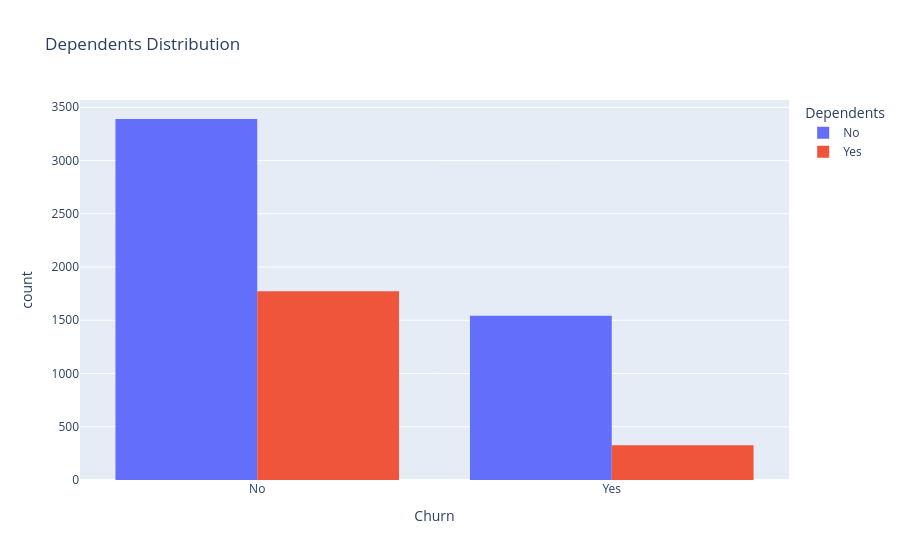

The cell this chart's notebook holds for it:
### Code cell
fig = px.histogram(df, x='Churn', color='Dependents', barmode='group', title='Dependents Distribution')
fig.show()

### Figure 1 — Plotly figure (JSON) as saved in the notebook; plotly's stock layout.template omitted (floating-point values rounded to 4 significant figures; data arrays with more than 128 entries replaced by an {"elided": "..."} marker saying what was removed)
{"data": [{"alignmentgroup": "True", "bingroup": "x", "hovertemplate": "Dependents=No<br>Churn=%{x}<br>count=%{y}<extra></extra>", "legendgroup": "No", "marker": {"color": "#636efa", "pattern": {"shape": ""}}, "name": "No", "offsetgroup": "No", "orientation": "v", "showlegend": true, "type": "histogram", "x": {"elided": "4933 str values"}, "xaxis": "x", "yaxis": "y"}, {"alignmentgroup": "True", "bingroup": "x", "hovertemplate": "Dependents=Yes<br>Churn=%{x}<br>count=%{y}<extra></extra>", "legendgroup": "Yes", "marker": {"color": "#EF553B", "pattern": {"shape": ""}}, "name": "Yes", "offsetgroup": "Yes", "orientation": "v", "showlegend": true, "type": "histogram", "x": {"elided": "2099 str values"}, "xaxis": "x", "yaxis": "y"}], "layout": {"barmode": "group", "legend": {"title": {"text": "Dependents"}, "tracegroupgap": 0}, "title": {"text": "Dependents Distribution"}, "xaxis": {"anchor": "y", "domain": [0, 1], "title": {"text": "Churn"}}, "yaxis": {"anchor": "x", "domain": [0, 1], "title": {"text": "count"}}}}
